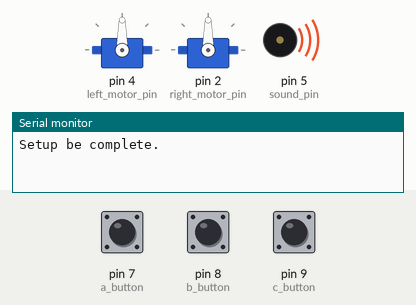
Recording of a sketch running on a simulated Arduino Uno, built with avr-gcc and run on an emulated ATmega328P. On the bench: 2 × servo, buzzer (waves = sounding), the last lines printed to the serial monitor. The inputs (shaded band) are chosen by the test bench; at power-on: pin 8 (b_button) LOW, pin 9 (c_button) LOW, pin 7 (a_button) HIGH.

Above: at 2.9 s.
3.0 s: pin 8 (b_button) pulled HIGH for 0.15 s
At 3.7 s:
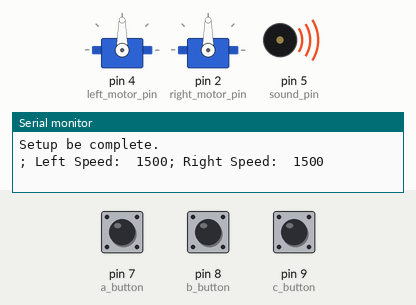
4.6 s: pin 9 (c_button) pulled HIGH for 0.15 s
At 5.9 s:
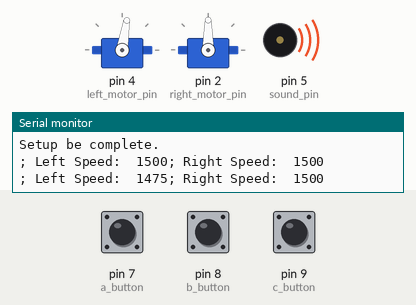
Timing chart, 0 to 7.6 s (numbered marks = the images above; inputs shaded):
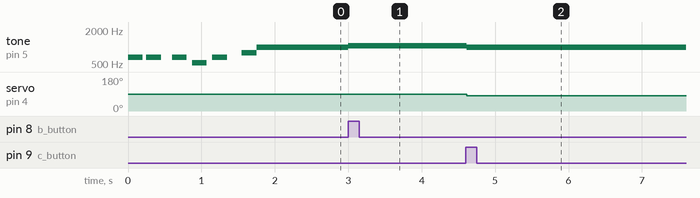

The sketch:

Differential_or_Tank_Mode_Test.ino
```cpp
/*
 * The Differential or Tank Mode Test
 * Translated/Fixed/Improved for BotBoarduino - Dary Cabrera
 */

/*
 * This program tests the motion of the rover using the A, B, and C buttons on
 * the BotBoarduino.
 * The "A" button controls the right channel throttle.
 * The "C" button controls the left channel throttle.
 * The "B" button resets the speed and direction of both channels.
 * Pressing the A button increments the right channel to full forward, then decrements to full
 * reverse in 10% increments.
 * Pressing the C button increments the Left channel to full forward, then decrements to full
 * reverse in 10% increments.
 * Pressing the B button will reset the speed and direction of both left and right channels.

 * The Sabertooth motor controller has two modes of operation. The default is the mixer mode.
 * This is where you have a Throttle for forward and reverse speed control, and a
 * Steering control for turning. In this mode the left channel is throttle and the right channel is steering.
 * This mode requires the Sabertooth's DIP Switch 1 to be flipped to the "On" or "Mixing Mode" position.
 * The alternative mode of operation is independent channel control.
 * This is where the left and right channels are controlled independently to steer like a tank.
 * Note: The Sabertooth's red Error LED will light to indicate overheating or current limit. The
 * green Status1 LED will glow dimly when power is applied, and brightly when it's receiving
 * pulses from the microcontroller. The green Status2 LED will flash out the detected number of
 * lithium cells when lithium mode is enabled.

 * BotBoarduino Jumpers
 * Speaker enable
 * VS to VL
 * A, B, C, button enable
 * AX 0-3 power bus to VL
 */

#include <Servo.h>

#define STOP_VALUE        1500         // stop value
#define MAX_FORWARD_SPEED 1250         // full forward value
#define MAX_REVERSE_SPEED 1750         // full reverse value

#define FORWARD 0                      // forward motion
#define REVERSE 1                      // backwards motion

const int starting_motion = FORWARD;   // Start Left and Right channel increments in forward motion

const int left_motor_pin  = 4;         // PD5 - PWM  Drive Forward/Backward or Left Channel (S2)
const int right_motor_pin = 2;         // PB2 - PWM  Turn Left/Right or Right Channel (S1)

const int sound_pin = 5;               // PC5 - Speaker Pin

const int a_button = 7;                // PD7 - RED     LED    Forward/Backwards Drive
const int b_button = 8;                // PB0 - GREEN   LED
const int c_button = 9;                // PB1 - YELLOW  LED    Turn Drive

Servo left_motor;
Servo right_motor;

int left_speed   = STOP_VALUE;         // Set Left channel to start at rest
int right_speed  = STOP_VALUE;         // Set Right channel to start at rest
char l_direction = starting_motion;    // Set Left channel starting direction
char r_direction = starting_motion;    // set RIght channel starting direction

int increment = abs((STOP_VALUE - MAX_FORWARD_SPEED)/10);  // The difference must be evenly divisible

void debug_output()
{
  Serial.print( "; Left Speed:  " );
  Serial.print( left_speed );
  Serial.print( "; Right Speed:  " );
  Serial.print( right_speed );
  Serial.println();
}

void setup()
{
  Serial.begin( 115200 );
  pinMode( a_button, INPUT );
  pinMode( b_button, INPUT );
  pinMode( c_button, INPUT );

  left_motor.attach( left_motor_pin, MAX_FORWARD_SPEED, MAX_REVERSE_SPEED );
  right_motor.attach( right_motor_pin, MAX_FORWARD_SPEED, MAX_REVERSE_SPEED );

  // Generate start-up sound sequence -  pin, frequency(Hz), duration(ms)
  tone(sound_pin, 659, 200);  // E5 note
  delay(250);
  tone(sound_pin, 659, 200);  // E5 note
  delay(350);
  tone(sound_pin, 659, 200);  // E5 note
  delay(275);
  tone(sound_pin, 523, 200);  // C5 note
  delay(275);
  tone(sound_pin, 659, 200);  // E5 note
  delay(400);
  tone(sound_pin, 784, 200);  // G5 note
  delay(200);

  Serial.println( "Setup be complete. " );
}

void loop()
{
  // A button increments then decrements right_speed variable by 10% each press.
  if ( LOW == digitalRead(a_button) ) {
    right_adjust();
    debug_output();
  }
  // B button resets both speed variables to stopped.
  else if ( LOW == digitalRead(b_button) ) {
    reset_both();
    debug_output();
  }
   // C button increments then decrements left_speed variable by 10% each press.
  else if ( LOW == digitalRead(c_button ) ) {
    left_adjust();
    debug_output();
  }

  left_motor.writeMicroseconds( left_speed );  // Left Sabertooth channel.
  right_motor.writeMicroseconds( right_speed );  // Right Sabertooth channel.
}

void right_adjust()
{
  while ( LOW == digitalRead(a_button) )  // Hold and release
   tone(sound_pin, 880, 200);   // A5 note.
  delay(10);
  if ( r_direction == FORWARD )
    r_down();
  else
    r_up();
}

void r_up()
{
  right_speed = min( right_speed + increment, MAX_REVERSE_SPEED );
  if ( right_speed == MAX_REVERSE_SPEED )
    r_direction = FORWARD;
}

void r_down()
{
  right_speed = max( right_speed - increment, MAX_FORWARD_SPEED);
  if ( right_speed == MAX_FORWARD_SPEED )
    r_direction = REVERSE;
}

void left_adjust()
{
  while( LOW == digitalRead(c_button) )  // Hold and release
    tone( sound_pin, 1047, 200 );   // C6 note
  delay(10);
  if ( l_direction == FORWARD )
    l_down();
  else
    l_up();
}

void l_up()
{
  left_speed = min( left_speed + increment, MAX_REVERSE_SPEED );
  if ( left_speed == MAX_REVERSE_SPEED )
    l_direction = FORWARD;
}

void l_down()
{
  left_speed = max( left_speed - increment, MAX_FORWARD_SPEED );
  if ( left_speed == MAX_FORWARD_SPEED )
    l_direction = REVERSE;
}

void reset_both()
{
  while( LOW == digitalRead(b_button) )  // Hold and release
    tone( sound_pin, 988, 200 );   // B5 note
  right_speed = STOP_VALUE;
  left_speed =  STOP_VALUE;
  r_direction = FORWARD;
  l_direction = FORWARD;
}
```

Measured:
- after the input at 3.0 s, tone on pin 5 (sound_pin): 988 Hz → 1047 Hz at once
- after the input at 4.6 s, tone on pin 5 (sound_pin): 1047 Hz → 988 Hz at once; servo on pin 4 (left_motor_pin): 90° → 81° at once
- by itself, tone on pin 5 (sound_pin): plays 659 Hz for 0.20 s, 659 Hz for 0.20 s, 659 Hz for 0.20 s, 523 Hz for 0.20 s, 659 Hz for 0.20 s, 784 Hz for 0.20 s … (7 notes in this stretch)
